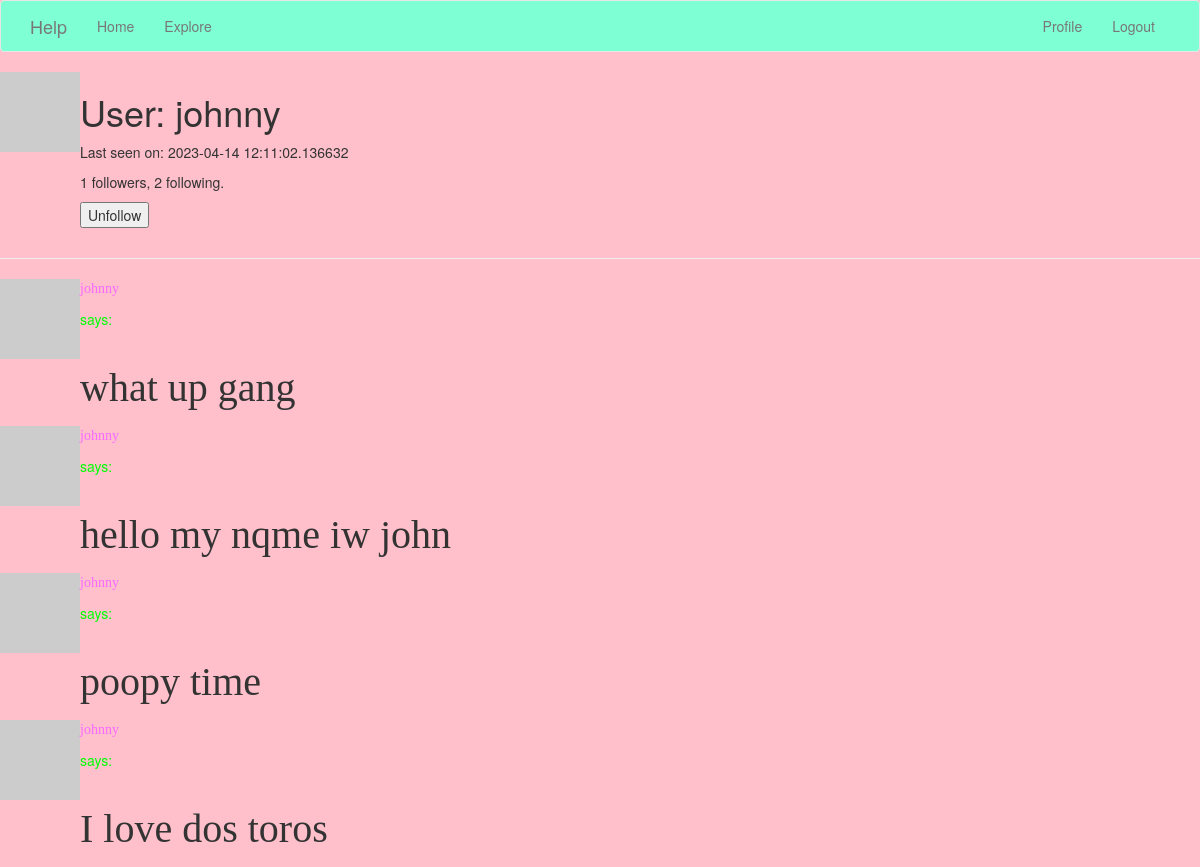
/user/johnny (signed in), run on the app's committed database.
### app/models.py (models this page shows, shortened)
class User(UserMixin, db.Model):
    id = db.Column(db.Integer, primary_key=True)
    username = db.Column(db.String(64), index=True, unique=True)
    email = db.Column(db.String(120), index=True, unique=True)
    password_hash = db.Column(db.String(128))
    posts = db.relationship('Post', backref='author', lazy='dynamic')
    about_me = db.Column(db.String(140))
    last_seen = db.Column(db.DateTime, default=datetime.utcnow)
    followed = db.relationship(
        'User', secondary=followers,
        primaryjoin=(followers.c.follower_id == id),
        secondaryjoin=(followers.c.followed_id == id),
        backref=db.backref('followers', lazy='dynamic'), lazy='dynamic')
    def avatar(self, size):
        digest = md5(self.email.lower().encode('utf-8')).hexdigest()
        return 'https://www.gravatar.com/avatar/729e26a2a2c7ff24a71958d4aa4e5f35'.format(
            digest, size)
    def is_following(self, user):
        return self.followed.filter(
            followers.c.followed_id == user.id).count() > 0

class Post(db.Model):
    id = db.Column(db.Integer, primary_key=True)
    body = db.Column(db.String(140))
    timestamp = db.Column(db.DateTime, index=True, default=datetime.utcnow)
    user_id = db.Column(db.Integer, db.ForeignKey('user.id'))

### app/routes.py (the view)
@app.route('/user/<username>')
@login_required
def user(username):
    user = User.query.filter_by(username=username).first_or_404()
    page = request.args.get('page', 1, type=int)
    posts = user.posts.order_by(Post.timestamp.desc()).paginate(
        page=page, per_page=app.config['POSTS_PER_PAGE'], error_out=False)
    next_url = url_for('user', username=user.username, page=posts.next_num) \
        if posts.has_next else None
    prev_url = url_for('user', username=user.username, page=posts.prev_num) \
        if posts.has_prev else None
    form = EmptyForm()
    return render_template('user.html', user=user, posts=posts.items,
                           next_url=next_url, prev_url=prev_url, form=form)

### app/forms.py
class EmptyForm(FlaskForm):
    submit = SubmitField('Submit')

### app/models.py (called while the page is built)
@login.user_loader
def load_user(id):
    return User.query.get(int(id))

### app/routes.py (called while the page is built)
@app.before_request
def before_request():
    if current_user.is_authenticated:
        current_user.last_seen = datetime.utcnow()
        db.session.commit()

### app/templates/user.html (shortened to what this page needs)
{% extends "base.html" %}
{% block content %}
    <table>
        <tr valign="top">
            <td><img src="{{ user.avatar(128) }}"></td>
            <td>
                <h1>User: {{ user.username }}</h1>
                {% if user.last_seen %}<p>Last seen on: {{ user.last_seen }}</p>{% endif %}
                <p>{{ user.followers.count() }} followers, {{ user.followed.count() }} following.</p>
                {% if user == current_user %}
                <p><a href="{{ url_for('edit_profile') }}">Edit your profile</a></p>
                {% else %}
                <p>
                    <form action="{{ url_for('unfollow', username=user.username) }}" method="post">
                        {{ form.submit(value='Unfollow') }}
                    </form>
                </p>
                {% endif %}
            </td>
        </tr>
    </table>
    <hr>
    {% for post in posts %}
        {% include '_post.html' %}
    {% endfor %}
{% endblock %}

### app/templates/_post.html
    <table>
        <tr valign="top">
            <td><img src="{{ post.author.avatar(36) }}"></td>
            <td>
                <a href="{{ url_for('user', username=post.author.username) }}">
                    <p style="font-family: Impact; color: #FA69FF" >{{ post.author.username }} </p>
                </a>
              <body style="background-color:pink;">
              <p style="color: #00FF04">  says:</p><br><p style="font-family: Brush Script MT; font-size: 40px"> {{ post.body }} </p>
              </body>
            </td>
        </tr>
    </table>

### data on the page
User: username "johnny", last_seen "2023-04-14 12:11:02.136632"
Post: author.username "johnny", body "what up gang"
Post: author.username "johnny", body "hello my nqme iw john"
Post: author.username "johnny", body "poopy time"
Post: author.username "johnny", body "I love dos toros"

### other printed values
{{ user.followers.count() }} "1"
{{ user.followed.count() }} "2"
